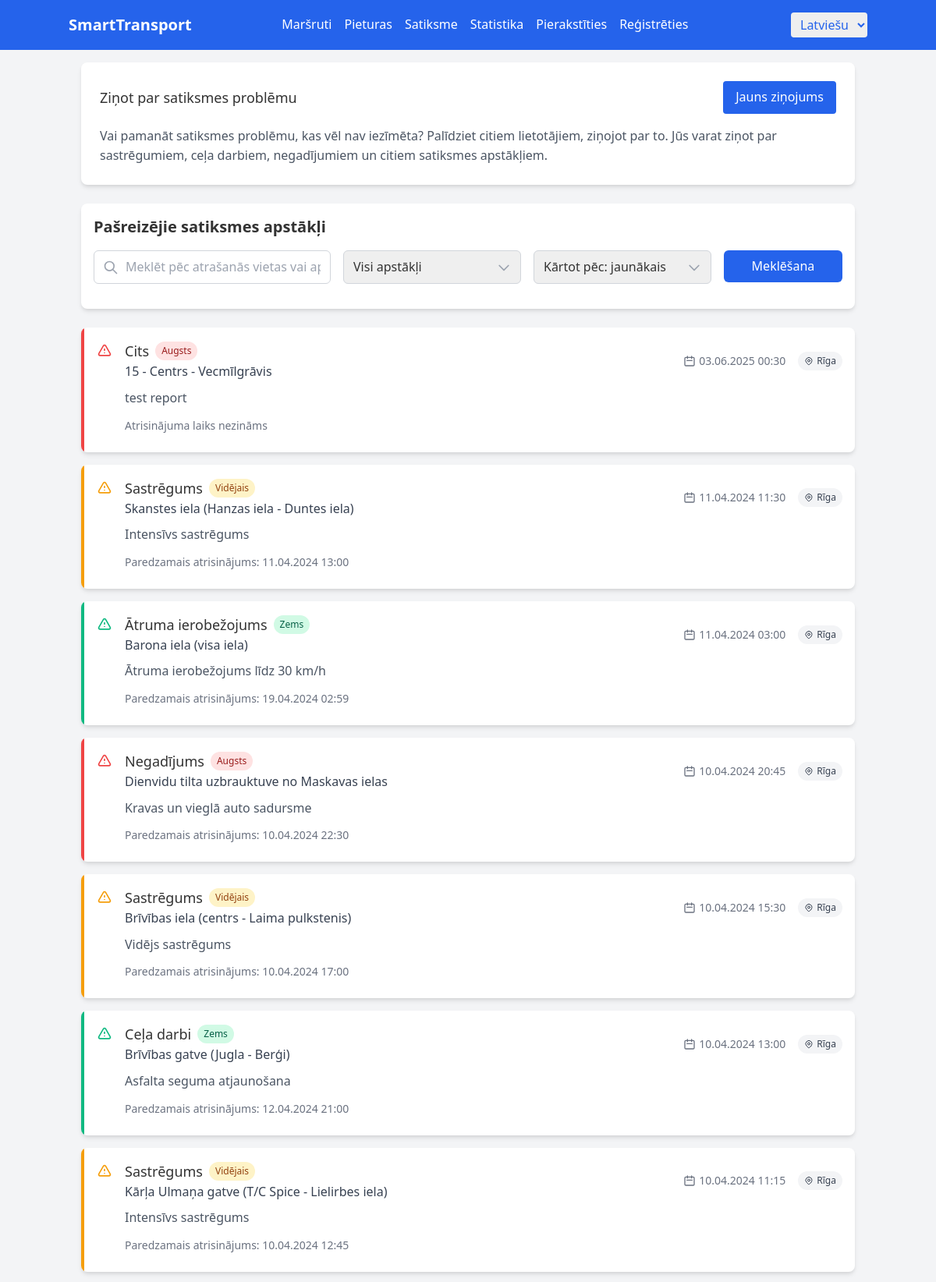
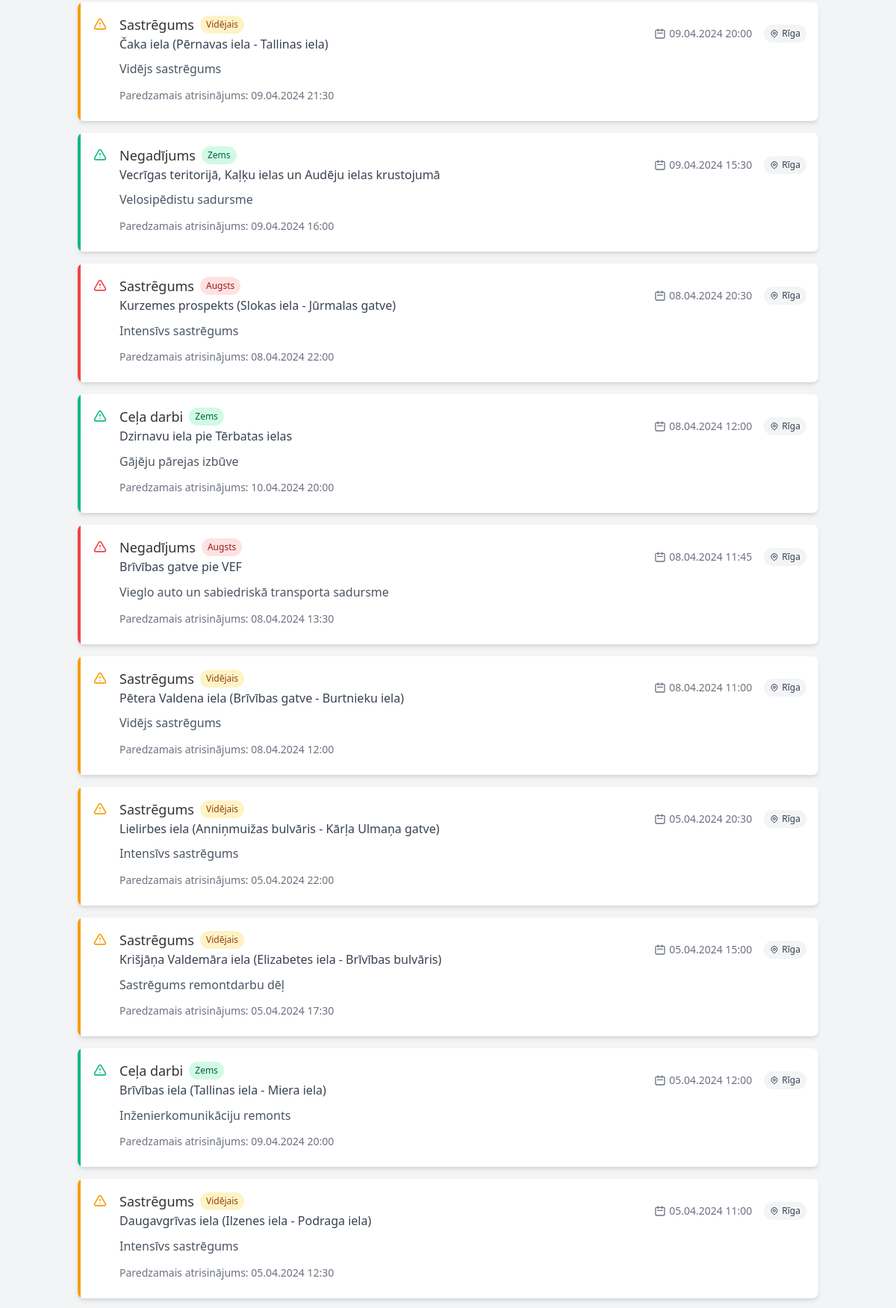
The app's page /lv/traffic/ (upper part) with its own data (2 pictures, top to bottom).
### transport/models.py (models this page shows, shortened)
class SatiksmeStavoklis(models.Model):
    stavoklis_id = models.AutoField(primary_key=True)
    tips = models.CharField(_('Type'), max_length=50,
                            choices=[
                                ('sastregums', _('Congestion')),
                                ('cela_darbi', _('Road Works')),
                                ('negadijums', _('Accident')),
                                ('atruma_ierobezojums', _('Speed Limit')),
                                ('cits', _('Other')),
                            ])
    apraksts = models.TextField(_('Description'), null=True, blank=True)
    cela_posms = models.CharField(_('Road Section'), max_length=255)
    intensitate_min = models.IntegerField(_('Intensity (min)'), null=True, blank=True,
                                          help_text=_('Duration of delay in minutes'))
    gps_koordinates = models.CharField(_('GPS Coordinates'), max_length=100, null=True, blank=True)
    sakuma_laiks = models.DateTimeField(_('Start Time'))
    beigu_laiks = models.DateTimeField(_('End Time'), null=True, blank=True)
    pilseta = models.ForeignKey(Pilseta, on_delete=models.CASCADE, verbose_name=_('City'))
    class Meta:
        verbose_name = _('Traffic Condition')
        verbose_name_plural = _('Traffic Conditions')

class Pilseta(models.Model):
    pilseta_id = models.AutoField(primary_key=True)
    nosaukums = models.CharField(_('Name'), max_length=100)
    valsts = models.CharField(_('Country'), max_length=100)
    iedzivotaju_skaits = models.IntegerField(_('Population'), null=True, blank=True)
    class Meta:
        verbose_name = _('City')
        verbose_name_plural = _('Cities')

### transport/views.py (the view)
# urls.py: path('traffic/', views.traffic_information, name='traffic_information'),
def traffic_information(request):
    search_query = request.GET.get('search', '')
    condition_type = request.GET.get('condition_type', 'all')
    sort_by = request.GET.get('sort', 'latest')
    conditions = SatiksmeStavoklis.objects.all()
    if search_query:
        conditions = conditions.filter(
            Q(cela_posms__icontains=search_query) |
            Q(apraksts__icontains=search_query) |
            Q(pilseta__nosaukums__icontains=search_query)
        )
    if condition_type != 'all':
        conditions = conditions.filter(tips=condition_type)
    print(f"Search query: {search_query}, Condition type: {condition_type}, Sort by: {sort_by}")
    print(f"SQL query: {conditions.query}")
    print(f"Results count: {conditions.count()}")
    print(f"Condition values: {[c.tips for c in conditions]}")
    if sort_by == 'latest':
        conditions = conditions.order_by('-sakuma_laiks')
    elif sort_by == 'severity':
        conditions = conditions.order_by('-intensitate_min')
    elif sort_by == 'city':
        conditions = conditions.order_by('pilseta__nosaukums')
    context = {
        'conditions': conditions,
        'search_query': search_query,
        'condition_type': condition_type,
        'sort_by': sort_by,
    }
    return render(request, 'transport/traffic/information.html', context)

### templates/transport/traffic/information.html (shortened to what this page needs)
{% extends 'base.html' %}
{% load i18n %}
{% trans "Are you sure you want to delete this report?" as confirm_delete %}
{% block content %}
<div class="bg-white rounded-lg shadow-md p-6 mb-6">
    <div class="flex items-center justify-between mb-4">
        <h3 class="text-lg font-medium">{% trans "Report a traffic issue" %}</h3>
        <a href="{% url 'transport:report_traffic' %}" class="px-4 py-2 bg-blue-600 text-white rounded hover:bg-blue-700">
            {% trans "New report" %}
        </a>
    </div>
    <p class="text-gray-600">
        {% trans "Notice a traffic issue that's not marked yet? Help other users by reporting it. You can report congestion, roadworks, accidents, and other traffic conditions." %}
    </p>
</div>
<div class="bg-white rounded-lg shadow-md p-4 mb-6">
    <div class="flex flex-col md:flex-row items-start md:items-center justify-between mb-4">
        <h2 class="text-xl font-bold mb-2 md:mb-0">{% trans "Current Traffic Conditions" %}</h2>
    </div>
    <form method="get" class="flex flex-col md:flex-row space-y-3 md:space-y-0 md:space-x-4 mb-4">
        <div class="md:w-1/3">
            <div class="relative">
                <svg xmlns="http://www.w3.org/2000/svg" class="h-5 w-5 absolute left-3 top-3 text-gray-400" fill="none" viewBox="0 0 24 24" stroke="currentColor">
                    <path stroke-linecap="round" stroke-linejoin="round" stroke-width="2" d="M21 21l-6-6m2-5a7 7 0 11-14 0 7 7 0 0114 0z" />
                </svg>
                <input type="text" name="search" value="{{ search_query }}" class="w-full pl-10 pr-3 py-2 border border-gray-300 rounded-md focus:outline-none focus:ring-2 focus:ring-blue-500"
                       placeholder="{% trans 'Search by location or description...' %}">
            </div>
        </div>
        <div class="md:w-1/4">
            <div class="relative">
                <select name="condition_type" class="w-full pl-3 pr-10 py-2 border border-gray-300 rounded-md focus:outline-none focus:ring-2 focus:ring-blue-500 appearance-none">
                    <option value="all" {% if condition_type == 'all' %}selected{% endif %}>{% trans "All conditions" %}</option>
                </select>
                <svg xmlns="http://www.w3.org/2000/svg" class="h-5 w-5 absolute right-3 top-3 text-gray-400" fill="none" viewBox="0 0 24 24" stroke="currentColor">
                    <path stroke-linecap="round" stroke-linejoin="round" stroke-width="2" d="M19 9l-7 7-7-7" />
                </svg>
            </div>
        </div>
        <div class="md:w-1/4">
            <div class="relative">
                <select name="sort" class="w-full pl-3 pr-10 py-2 border border-gray-300 rounded-md focus:outline-none focus:ring-2 focus:ring-blue-500 appearance-none">
                    <option value="latest" {% if sort_by == 'latest' %}selected{% endif %}>{% trans "Sort by: Latest" %}</option>
                </select>
                <svg xmlns="http://www.w3.org/2000/svg" class="h-5 w-5 absolute right-3 top-3 text-gray-400" fill="none" viewBox="0 0 24 24" stroke="currentColor">
                    <path stroke-linecap="round" stroke-linejoin="round" stroke-width="2" d="M19 9l-7 7-7-7" />
                </svg>
            </div>
        </div>
        <div class="md:w-1/6">
            <button type="submit" class="w-full bg-blue-600 text-white px-4 py-2 rounded-md hover:bg-blue-700">
                {% trans "Search" %}
            </button>
        </div>
    </form>
</div>
<div class="space-y-4">
    {% for condition in conditions %}
    <div class="bg-white rounded-lg shadow-md overflow-hidden">
        <div class="flex items-start p-4 border-l-4 {% if condition.intensitate_min > 15 %}border-red-500{% elif condition.intensitate_min > 5 %}border-yellow-500{% else %}border-green-500{% endif %}">
            <div class="mr-4 mt-1">
                <svg xmlns="http://www.w3.org/2000/svg" class="h-5 w-5 {% if condition.intensitate_min > 15 %}text-red-500{% elif condition.intensitate_min > 5 %}text-yellow-500{% else %}text-green-500{% endif %}" fill="none" viewBox="0 0 24 24" stroke="currentColor">
                    <path stroke-linecap="round" stroke-linejoin="round" stroke-width="2" d="M12 9v2m0 4h.01m-6.938 4h13.856c1.54 0 2.502-1.667 1.732-3L13.732 4c-.77-1.333-2.694-1.333-3.464 0L3.34 16c-.77 1.333.192 3 1.732 3z" />
                </svg>
            </div>
            <div class="flex-1">
                <div class="flex flex-col md:flex-row md:items-center justify-between mb-2">
                    <div>
                        <div class="flex items-center">
                            <h3 class="font-medium text-lg mr-2">
                                {% if condition.tips == 'sastregums' %}
                                    {% trans "Congestion" %}
                                {% elif condition.tips == 'cela_darbi' %}
                                    {% trans "Road works" %}
                                {% elif condition.tips == 'negadijums' %}
                                    {% trans "Accident" %}
                                {% elif condition.tips == 'atruma_ierobezojums' %}
                                    {% trans "Speed limit" %}
                                {% else %}
                                    {% trans "Other" %}
                                {% endif %}
                            </h3>
                            <span class="px-2 py-1 bg-{% if condition.intensitate_min > 15 %}red{% elif condition.intensitate_min > 5 %}yellow{% else %}green{% endif %}-100 text-{% if condition.intensitate_min > 15 %}red{% elif condition.intensitate_min > 5 %}yellow{% else %}green{% endif %}-800 rounded-full text-xs">
                                {% if condition.intensitate_min > 15 %}
                                    {% trans "High" %}
                                {% elif condition.intensitate_min > 5 %}
                                    {% trans "Medium" %}
                                {% else %}
                                    {% trans "Low" %}
                                {% endif %}
                            </span>
                        </div>
                        <p class="text-gray-700 font-medium">{{ condition.cela_posms }}</p>
                    </div>
                    <div class="flex items-center mt-2 md:mt-0">
                        <div class="text-sm text-gray-500 flex items-center mr-4">
                            <svg xmlns="http://www.w3.org/2000/svg" class="h-4 w-4 mr-1" fill="none" viewBox="0 0 24 24" stroke="currentColor">
                                <path stroke-linecap="round" stroke-linejoin="round" stroke-width="2" d="M8 7V3m8 4V3m-9 8h10M5 21h14a2 2 0 002-2V7a2 2 0 00-2-2H5a2 2 0 00-2 2v12a2 2 0 002 2z" />
                            </svg>
                            {{ condition.sakuma_laiks|date:"d.m.Y H:i" }}
                        </div>
                        <div class="bg-gray-100 text-gray-700 rounded-full px-2 py-1 text-xs flex items-center">
                            {{ condition.pilseta.nosaukums }}
                        </div>
                    </div>
                </div>
                <p class="text-gray-600 mb-3">{{ condition.apraksts }}</p>
                <div class="flex items-center justify-between text-sm">
                    <div class="text-gray-500">
                        {% if condition.beigu_laiks %}
                            {% trans "Expected resolution" %}: {{ condition.beigu_laiks|date:"d.m.Y H:i" }}
                        {% else %}
                            {% trans "Resolution time unknown" %}
                        {% endif %}
                    </div>
                </div>
            </div>
        </div>
    </div>
    {% endfor %}
</div>
{% endblock %}

### static/css/styles.css (style rules this page uses)
* { margin: 0; padding: 0; box-sizing: border-box; }
body { font-family: system-ui, -apple-system, BlinkMacSystemFont, 'Segoe UI', Roboto, Oxygen, Ubuntu, Cantarell, 'Open Sans', 'Helvetica Neue', sans-serif; line-height: 1.6; color: #333; }

### records on screen
SatiksmeStavoklis: cela_posms "15 - Centrs - Vecmīlgrāvis", sakuma_laiks "03.06.2025 00:30", pilseta.nosaukums "Rīga", apraksts "test report"
SatiksmeStavoklis: cela_posms "Skanstes iela (Hanzas iela - Duntes iela)", sakuma_laiks "11.04.2024 11:30", pilseta.nosaukums "Rīga", apraksts "Intensīvs sastrēgums", beigu_laiks "11.04.2024 13:00"
SatiksmeStavoklis: cela_posms "Barona iela (visa iela)", sakuma_laiks "11.04.2024 03:00", pilseta.nosaukums "Rīga", apraksts "Ātruma ierobežojums līdz 30 km/h", beigu_laiks "19.04.2024 02:59"
SatiksmeStavoklis: cela_posms "Dienvidu tilta uzbrauktuve no Maskavas ielas", sakuma_laiks "10.04.2024 20:45", pilseta.nosaukums "Rīga", apraksts "Kravas un vieglā auto sadursme", beigu_laiks "10.04.2024 22:30"
SatiksmeStavoklis: cela_posms "Brīvības iela (centrs - Laima pulkstenis)", sakuma_laiks "10.04.2024 15:30", pilseta.nosaukums "Rīga", apraksts "Vidējs sastrēgums", beigu_laiks "10.04.2024 17:00"
SatiksmeStavoklis: cela_posms "Brīvības gatve (Jugla - Berģi)", sakuma_laiks "10.04.2024 13:00", pilseta.nosaukums "Rīga", apraksts "Asfalta seguma atjaunošana", beigu_laiks "12.04.2024 21:00"
SatiksmeStavoklis: cela_posms "Kārļa Ulmaņa gatve (T/C Spice - Lielirbes iela)", sakuma_laiks "10.04.2024 11:15", pilseta.nosaukums "Rīga", apraksts "Intensīvs sastrēgums", beigu_laiks "10.04.2024 12:45"
SatiksmeStavoklis: cela_posms "Čaka iela (Pērnavas iela - Tallinas iela)", sakuma_laiks "09.04.2024 20:00", pilseta.nosaukums "Rīga", apraksts "Vidējs sastrēgums", beigu_laiks "09.04.2024 21:30"
SatiksmeStavoklis: cela_posms "Vecrīgas teritorijā, Kaļķu ielas un Audēju ielas krustojumā", sakuma_laiks "09.04.2024 15:30", pilseta.nosaukums "Rīga", apraksts "Velosipēdistu sadursme", beigu_laiks "09.04.2024 16:00"
SatiksmeStavoklis: cela_posms "Kurzemes prospekts (Slokas iela - Jūrmalas gatve)", sakuma_laiks "08.04.2024 20:30", pilseta.nosaukums "Rīga", apraksts "Intensīvs sastrēgums", beigu_laiks "08.04.2024 22:00"
SatiksmeStavoklis: cela_posms "Dzirnavu iela pie Tērbatas ielas", sakuma_laiks "08.04.2024 12:00", pilseta.nosaukums "Rīga", apraksts "Gājēju pārejas izbūve", beigu_laiks "10.04.2024 20:00"
SatiksmeStavoklis: cela_posms "Brīvības gatve pie VEF", sakuma_laiks "08.04.2024 11:45", pilseta.nosaukums "Rīga", apraksts "Vieglo auto un sabiedriskā transporta sadursme", beigu_laiks "08.04.2024 13:30"
SatiksmeStavoklis: cela_posms "Pētera Valdena iela (Brīvības gatve - Burtnieku iela)", sakuma_laiks "08.04.2024 11:00", pilseta.nosaukums "Rīga", apraksts "Vidējs sastrēgums", beigu_laiks "08.04.2024 12:00"
SatiksmeStavoklis: cela_posms "Lielirbes iela (Anniņmuižas bulvāris - Kārļa Ulmaņa gatve)", sakuma_laiks "05.04.2024 20:30", pilseta.nosaukums "Rīga", apraksts "Intensīvs sastrēgums", beigu_laiks "05.04.2024 22:00"
SatiksmeStavoklis: cela_posms "Krišjāņa Valdemāra iela (Elizabetes iela - Brīvības bulvāris)", sakuma_laiks "05.04.2024 15:00", pilseta.nosaukums "Rīga", apraksts "Sastrēgums remontdarbu dēļ", beigu_laiks "05.04.2024 17:30"
SatiksmeStavoklis: cela_posms "Brīvības iela (Tallinas iela - Miera iela)", sakuma_laiks "05.04.2024 12:00", pilseta.nosaukums "Rīga", apraksts "Inženierkomunikāciju remonts", beigu_laiks "09.04.2024 20:00"
SatiksmeStavoklis: cela_posms "Daugavgrīvas iela (Ilzenes iela - Podraga iela)", sakuma_laiks "05.04.2024 11:00", pilseta.nosaukums "Rīga", apraksts "Intensīvs sastrēgums", beigu_laiks "05.04.2024 12:30"
